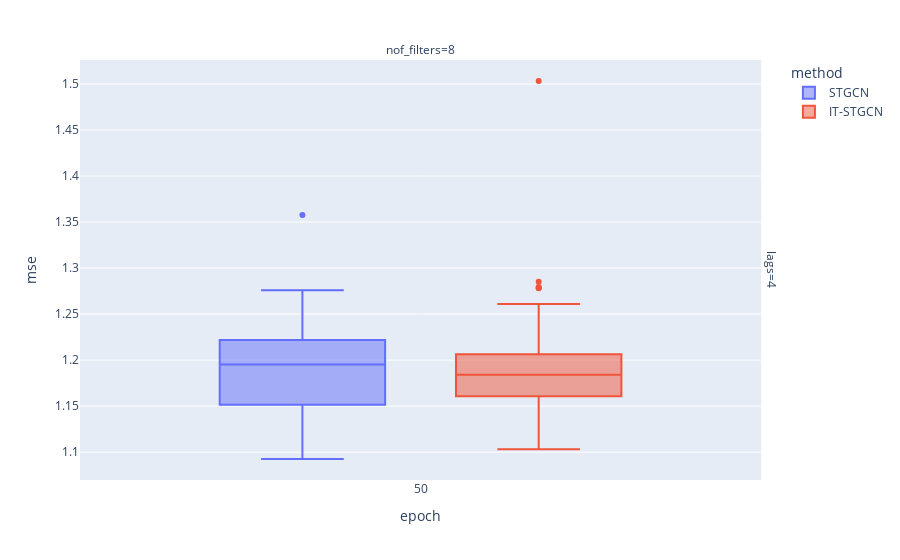

The code cell stored with this chart in its notebook:
### Markdown cell above
## Baseline

### Code cell
data.query("mrate ==0 and lags!=2").plot.box(backend='plotly',x='epoch',color='method',y='mse',facet_col='nof_filters',facet_row='lags',height=400)

### Figure 1 — Plotly figure (JSON) as saved in the notebook; plotly's stock layout.template omitted (floating-point values rounded to 4 significant figures)
{"data": [{"alignmentgroup": "True", "hovertemplate": "method=STGCN<br>lags=4<br>nof_filters=8<br>epoch=%{x}<br>mse=%{y}<extra></extra>", "legendgroup": "STGCN", "marker": {"color": "#636efa"}, "name": "STGCN", "notched": false, "offsetgroup": "STGCN", "orientation": "v", "showlegend": true, "type": "box", "x": [50, 50, 50, 50, 50, 50, 50, 50, 50, 50, 50, 50, 50, 50, 50, 50, 50, 50, 50, 50, 50, 50, 50, 50, 50, 50, 50, 50, 50, 50, 50, 50, 50, 50, 50, 50, 50, 50, 50, 50, 50, 50, 50, 50, 50, 50, 50, 50, 50, 50, 50, 50, 50, 50, 50, 50, 50, 50, 50, 50], "x0": " ", "xaxis": "x", "y": [1.204, 1.198, 1.244, 1.215, 1.23, 1.16, 1.241, 1.197, 1.233, 1.134, 1.195, 1.178, 1.195, 1.169, 1.147, 1.215, 1.269, 1.151, 1.126, 1.127, 1.185, 1.17, 1.125, 1.144, 1.266, 1.159, 1.202, 1.233, 1.252, 1.219, 1.118, 1.166, 1.154, 1.136, 1.197, 1.225, 1.192, 1.152, 1.276, 1.166, 1.229, 1.198, 1.203, 1.129, 1.093, 1.23, 1.358, 1.245, 1.213, 1.215, 1.145, 1.206, 1.231, 1.122, 1.098, 1.21, 1.152, 1.195, 1.115, 1.155], "y0": " ", "yaxis": "y"}, {"alignmentgroup": "True", "hovertemplate": "method=IT-STGCN<br>lags=4<br>nof_filters=8<br>epoch=%{x}<br>mse=%{y}<extra></extra>", "legendgroup": "IT-STGCN", "marker": {"color": "#EF553B"}, "name": "IT-STGCN", "notched": false, "offsetgroup": "IT-STGCN", "orientation": "v", "showlegend": true, "type": "box", "x": [50, 50, 50, 50, 50, 50, 50, 50, 50, 50, 50, 50, 50, 50, 50, 50, 50, 50, 50, 50, 50, 50, 50, 50, 50, 50, 50, 50, 50, 50, 50, 50, 50, 50, 50, 50, 50, 50, 50, 50, 50, 50, 50, 50, 50, 50, 50, 50, 50, 50, 50, 50, 50, 50, 50, 50, 50, 50, 50, 50], "x0": " ", "xaxis": "x", "y": [1.193, 1.218, 1.135, 1.141, 1.17, 1.131, 1.25, 1.278, 1.285, 1.179, 1.184, 1.244, 1.253, 1.185, 1.146, 1.147, 1.201, 1.161, 1.206, 1.134, 1.198, 1.279, 1.19, 1.162, 1.231, 1.164, 1.503, 1.183, 1.219, 1.185, 1.2, 1.147, 1.16, 1.183, 1.161, 1.18, 1.152, 1.261, 1.207, 1.157, 1.154, 1.181, 1.205, 1.18, 1.186, 1.174, 1.2, 1.197, 1.2, 1.184, 1.162, 1.196, 1.135, 1.103, 1.206, 1.253, 1.118, 1.278, 1.162, 1.122], "y0": " ", "yaxis": "y"}], "layout": {"annotations": [{"font": {}, "showarrow": false, "text": "nof_filters=8", "x": 0.49, "xanchor": "center", "xref": "paper", "y": 1, "yanchor": "bottom", "yref": "paper"}, {"font": {}, "showarrow": false, "text": "lags=4", "textangle": 90, "x": 0.98, "xanchor": "left", "xref": "paper", "y": 0.5, "yanchor": "middle", "yref": "paper"}], "autosize": true, "boxmode": "group", "legend": {"title": {"text": "method"}, "tracegroupgap": 0}, "margin": {"t": 60}, "xaxis": {"anchor": "y", "autorange": true, "domain": [0, 0.98], "range": [49.5, 50.5], "title": {"text": "epoch"}, "type": "linear"}, "yaxis": {"anchor": "x", "autorange": true, "domain": [0, 1], "range": [1.07, 1.526], "title": {"text": "mse"}, "type": "linear"}}}
